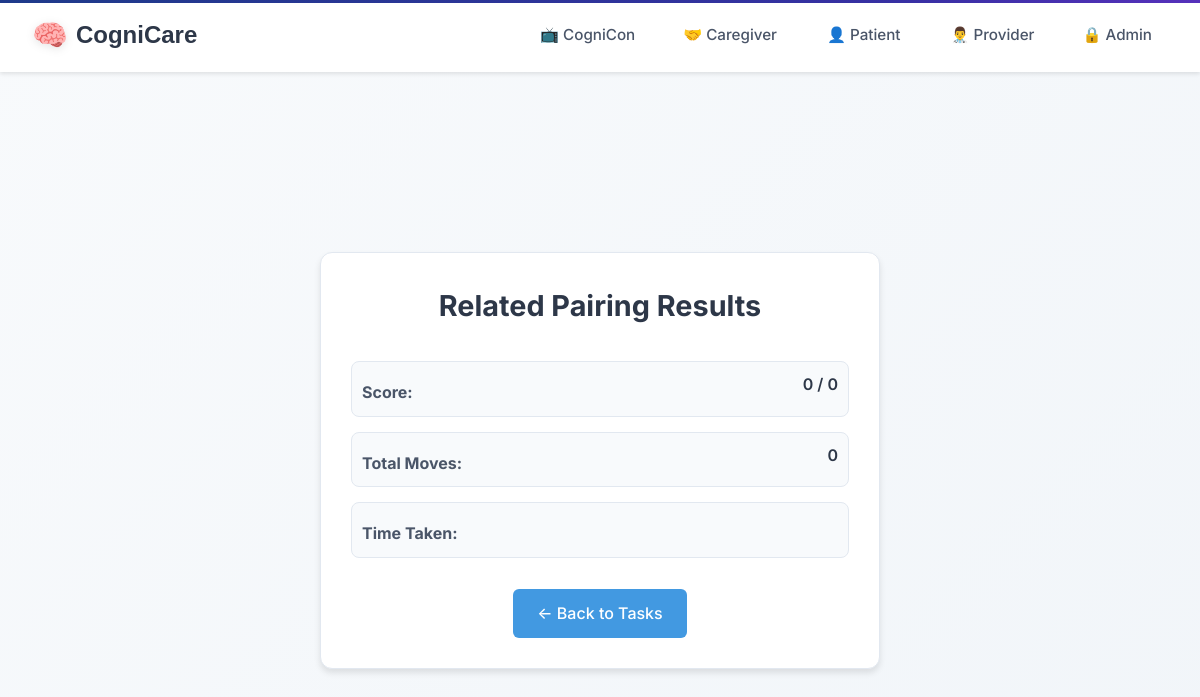
/taskmanager/task-results/151/ (signed in), run on the app's committed database.
### taskmanager/models.py (models this page shows, shortened)
class TaskResponse(models.Model):
    task = models.OneToOneField(Task, on_delete=models.CASCADE, related_name='response')
    responses = models.JSONField(default=dict)
    started_at = models.DateTimeField(auto_now_add=True)
    completed_at = models.DateTimeField(null=True, blank=True)
    score = models.FloatField(null=True, blank=True)
    notes = models.TextField(blank=True)
    class Meta:
        ordering = ['-started_at']

### taskmanager/views/__init__.py (the view)
# urls.py: path('task-results/<int:task_id>/', views.task_results, name='task_results'),
def task_results(request, task_id):
    view = TaskResultsView()
    return view.get(request, task_id)

### taskmanager/views/base.py (called while the page is built)
    def _get_redirect_url(self, user_profile):
        if user_profile.user_type == 'caregiver':
            return 'caregiver_dashboard'
        elif user_profile.user_type == 'provider':
            return 'provider_dashboard'
        else:  # Default to patient
            return 'patient_dashboard'

### templates/tasks/games/pairs/easy/results.html (shortened to what this page needs)
{% extends 'layouts/base.html' %}
{% load static %}
{% block extra_css %}
<link rel="stylesheet" href="{% static 'css/games.css' %}">
{% endblock %}
{% block content %}
<div class="results-container">
  <div class="results-card">
    <h1>Related Pairing Results</h1>
    <div class="stat-row">
      <span class="stat-label">Score:</span>
      <span class="stat-value">{{ task_response.responses.score|default:"0" }} / {{ task_response.responses.total|default:"0" }}</span>
    </div>
    <div class="stat-row">
      <span class="stat-label">Total Moves:</span>
      <span class="stat-value">{{ task_response.responses.moves|default:"0" }}</span>
    </div>
    <div class="stat-row">
      <span class="stat-label">Time Taken:</span>
    </div>
    <a href="{{ back_url }}" class="back-btn">
      ← Back to Tasks
    </a>
  </div>
</div>
{% endblock %}

### static/css/base.css (style rules this page uses)
:root { --patient-primary: #9333ea; --patient-secondary: #7c3aed; --patient-accent: #8b5cf6; --caregiver-primary: #059669; --caregiver-secondary: #047857; --caregiver-accent: #10b981; --provider-primary: #1e3a8a; --provider-secondary: #1e40af; --provider-accent: #3730a3; --admin-primary: #1a202c; --admin-secondary: #2d3748; --admin-accent: #fbbf24; --neutral-50: #f8fafc; --neutral-100: #f1f5f9; --neutral-200: #e2e8f0; --neutral-300: #cbd5e1; --neutral-400: #94a3b8; --neutral-500: #64748b; --neutral-600: #475569; --neutral-700: #334155; --neutral-800: #1e293b; --neutral-900: #0f172a; }
* { margin: 0; padding: 0; box-sizing: border-box; }
body { background: linear-gradient(135deg, var(--neutral-50) 0%, var(--neutral-100) 100%); font-family: 'Inter', -apple-system, BlinkMacSystemFont, 'Segoe UI', Roboto, sans-serif; min-height: 100vh; color: var(--neutral-700); line-height: 1.6; }

### static/css/design-system.css (style rules this page uses)
.stat-label { font-size: 1rem; font-weight: 600; color: #666; }

### static/css/base-layout.css (style rules this page uses)
.theme-patient { --primary-color: #48bb78; --secondary-color: #38a169; }
.theme-default { --primary-color: #4a5568; --secondary-color: #2d3748; }
html { scroll-behavior: smooth; }

### static/css/games.css (style rules this page uses)
.back-btn { background: #4299e1; color: white; border: none; padding: 0.75rem 1.5rem; border-radius: 6px; font-size: 1rem; cursor: pointer; margin-top: 1rem; transition: background-color 0.2s ease; text-decoration: none; display: inline-block; }
.results-container { max-width: 600px; margin: 40px auto; padding: 20px; text-align: center; }
.results-card { background: white; border-radius: 12px; padding: 30px; box-shadow: 0 4px 6px rgba(0, 0, 0, 0.1); border: 1px solid #e2e8f0; }
.results-card h1 { color: #2d3748; margin-bottom: 2rem; font-size: 1.8rem; }
.stat-row { display: flex; justify-content: space-between; margin: 15px 0; padding: 10px; background: #f8fafc; border-radius: 8px; border: 1px solid #e2e8f0; }
.stat-label { font-weight: bold; color: #4a5568; }
.stat-value { color: #2d3748; font-weight: 600; }
.results-card { animation: slideIn 0.6s ease-out; }

### static/css/dashboard.css (style rules this page uses)
.logout-btn, .back-btn { background: rgba(255,255,255,0.2); color: white; padding: 0.75rem 1.5rem; border-radius: 8px; text-decoration: none; font-weight: 500; transition: all 0.3s ease; border: 1px solid rgba(255,255,255,0.3); }

### static/css/pages.css (style rules this page uses)
.stat-label { color: var(--neutral-600); font-weight: 500; margin-top: 0.5rem; }

### data on the page
TaskResponse: responses.score "0", responses.total "0", responses.moves "0"
